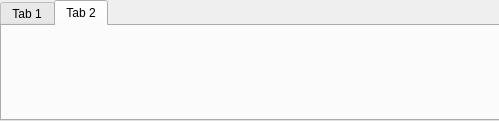
<?xml version="1.0" encoding="UTF-8"?>
<ui version="4.0">
 <class>EtoileVideoPlayer</class>
 <widget class="QWidget" name="EtoileVideoPlayer">
  <property name="geometry">
   <rect>
    <x>0</x>
    <y>0</y>
    <width>499</width>
    <height>121</height>
   </rect>
  </property>
  <property name="windowTitle">
   <string>EtoileVideoPlayer</string>
  </property>
  <widget class="QTabWidget" name="tabWidget">
   <property name="geometry">
    <rect>
     <x>0</x>
     <y>0</y>
     <width>501</width>
     <height>121</height>
    </rect>
   </property>
   <property name="currentIndex">
    <number>1</number>
   </property>
   <widget class="QWidget" name="player">
    <attribute name="title">
     <string>Tab 1</string>
    </attribute>
    <widget class="QPushButton" name="stop">
     <property name="geometry">
      <rect>
       <x>220</x>
       <y>20</y>
       <width>75</width>
       <height>23</height>
      </rect>
     </property>
     <property name="text">
      <string>stop</string>
     </property>
    </widget>
    <widget class="QPushButton" name="open">
     <property name="geometry">
      <rect>
       <x>20</x>
       <y>20</y>
       <width>75</width>
       <height>23</height>
      </rect>
     </property>
     <property name="text">
      <string>open</string>
     </property>
    </widget>
    <widget class="Phonon::SeekSlider" name="seekSlider">
     <property name="geometry">
      <rect>
       <x>23</x>
       <y>60</y>
       <width>341</width>
       <height>20</height>
      </rect>
     </property>
    </widget>
    <widget class="QLCDNumber" name="playtime">
     <property name="geometry">
      <rect>
       <x>390</x>
       <y>50</y>
       <width>64</width>
       <height>23</height>
      </rect>
     </property>
    </widget>
    <widget class="QPushButton" name="play">
     <property name="geometry">
      <rect>
       <x>120</x>
       <y>20</y>
       <width>75</width>
       <height>23</height>
      </rect>
     </property>
     <property name="text">
      <string>play</string>
     </property>
    </widget>
    <widget class="Phonon::VolumeSlider" name="volumeSlider">
     <property name="geometry">
      <rect>
       <x>360</x>
       <y>20</y>
       <width>109</width>
       <height>22</height>
      </rect>
     </property>
    </widget>
   </widget>
   <widget class="PlayListWidget" name="playlist">
    <attribute name="title">
     <string>Tab 2</string>
    </attribute>
   </widget>
  </widget>
 </widget>
 <layoutdefault spacing="6" margin="11"/>
 <customwidgets>
  <customwidget>
   <class>Phonon::SeekSlider</class>
   <extends>QWidget</extends>
   <header location="global">phonon/seekslider.h</header>
  </customwidget>
  <customwidget>
   <class>Phonon::VolumeSlider</class>
   <extends>QWidget</extends>
   <header location="global">phonon/volumeslider.h</header>
  </customwidget>
  <customwidget>
   <class>PlayListWidget</class>
   <extends>QWidget</extends>
   <header>PlayListWidget.h</header>
   <container>1</container>
  </customwidget>
 </customwidgets>
 <resources/>
 <connections/>
</ui>
